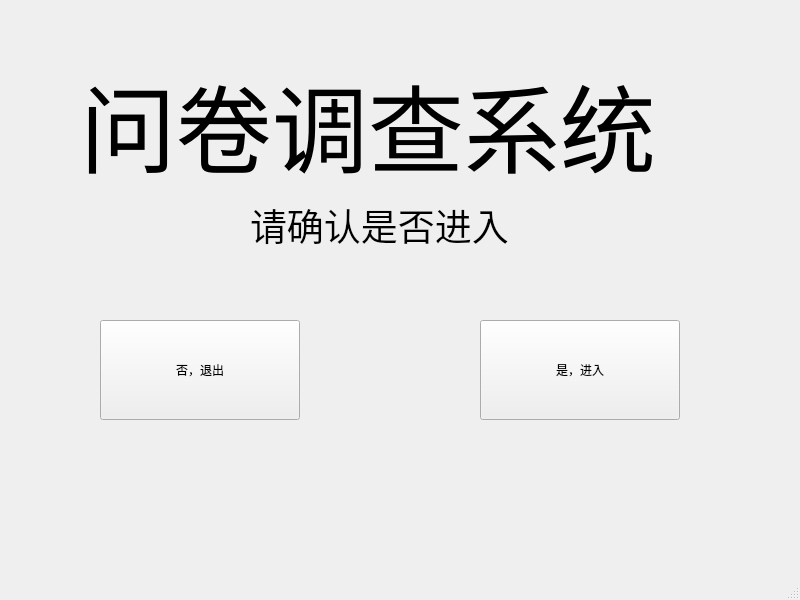
<?xml version="1.0" encoding="UTF-8"?>
<ui version="4.0">
 <class>MainWindow</class>
 <widget class="QMainWindow" name="MainWindow">
  <property name="geometry">
   <rect>
    <x>0</x>
    <y>0</y>
    <width>800</width>
    <height>600</height>
   </rect>
  </property>
  <property name="windowTitle">
   <string>MainWindow</string>
  </property>
  <widget class="QWidget" name="centralwidget">
   <widget class="QLabel" name="POLL">
    <property name="geometry">
     <rect>
      <x>80</x>
      <y>50</y>
      <width>591</width>
      <height>151</height>
     </rect>
    </property>
    <property name="text">
     <string>&lt;html&gt;&lt;head/&gt;&lt;body&gt;&lt;p&gt;&lt;span style=&quot; font-size:72pt;&quot;&gt;问卷调查系统&lt;/span&gt;&lt;/p&gt;&lt;/body&gt;&lt;/html&gt;</string>
    </property>
   </widget>
   <widget class="QLabel" name="OR">
    <property name="geometry">
     <rect>
      <x>250</x>
      <y>190</y>
      <width>271</width>
      <height>71</height>
     </rect>
    </property>
    <property name="text">
     <string>&lt;html&gt;&lt;head/&gt;&lt;body&gt;&lt;p&gt;&lt;span style=&quot; font-size:28pt;&quot;&gt;请确认是否进入&lt;/span&gt;&lt;/p&gt;&lt;/body&gt;&lt;/html&gt;</string>
    </property>
   </widget>
   <widget class="QPushButton" name="In">
    <property name="geometry">
     <rect>
      <x>480</x>
      <y>320</y>
      <width>200</width>
      <height>100</height>
     </rect>
    </property>
    <property name="toolTip">
     <string>&lt;html&gt;&lt;head/&gt;&lt;body&gt;&lt;p&gt;&lt;br/&gt;&lt;/p&gt;&lt;/body&gt;&lt;/html&gt;</string>
    </property>
    <property name="whatsThis">
     <string>&lt;html&gt;&lt;head/&gt;&lt;body&gt;&lt;p&gt;&lt;br/&gt;&lt;/p&gt;&lt;/body&gt;&lt;/html&gt;</string>
    </property>
    <property name="text">
     <string>是，进入</string>
    </property>
   </widget>
   <widget class="QPushButton" name="Exit">
    <property name="geometry">
     <rect>
      <x>100</x>
      <y>320</y>
      <width>200</width>
      <height>100</height>
     </rect>
    </property>
    <property name="text">
     <string>否，退出</string>
    </property>
   </widget>
  </widget>
  <widget class="QMenuBar" name="menubar">
   <property name="geometry">
    <rect>
     <x>0</x>
     <y>0</y>
     <width>800</width>
     <height>20</height>
    </rect>
   </property>
  </widget>
  <widget class="QStatusBar" name="statusbar"/>
 </widget>
 <resources/>
 <connections/>
</ui>
